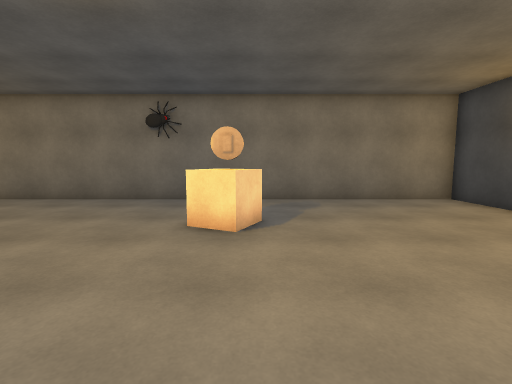
[1] (above)

15 first-person views from a walk through a Unity game level. The camera is 1.4 m above the floor, tilts 6° down and sees 85° across. Doors are open. The floor is counted in squares, 1 m on a side. Each view is taken from the middle of a square. On the plan, view 1 faces up. The plan holds only what a view shows up to about 14 squares ahead; the rest is blank. The place goes on beyond the plan. The player is left out. Some animated figures are not drawn. Surface patterns are stand-ins for the level's own textures.

[2]
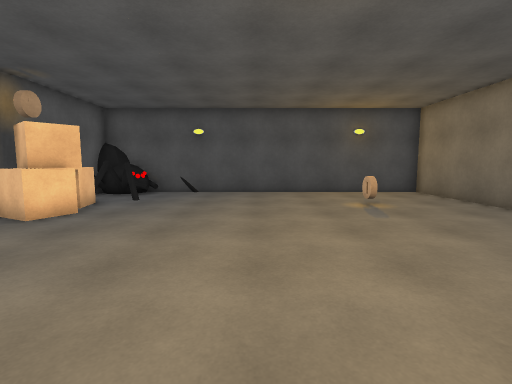

[3]
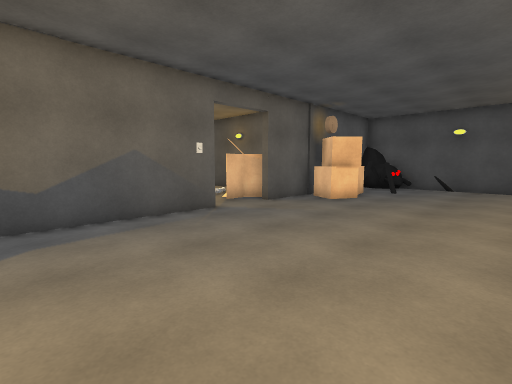

[4]
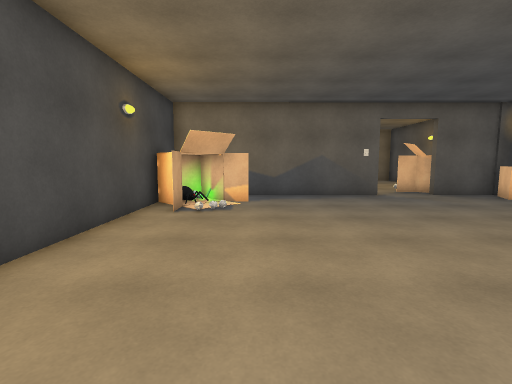

[5]
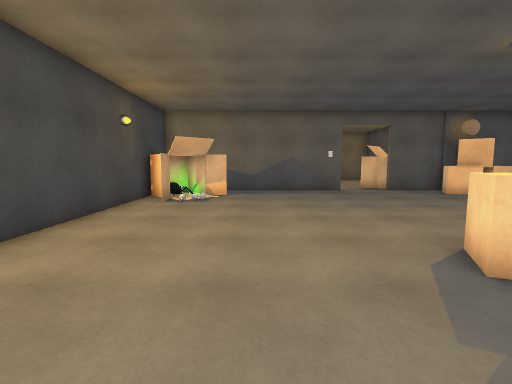

[6]
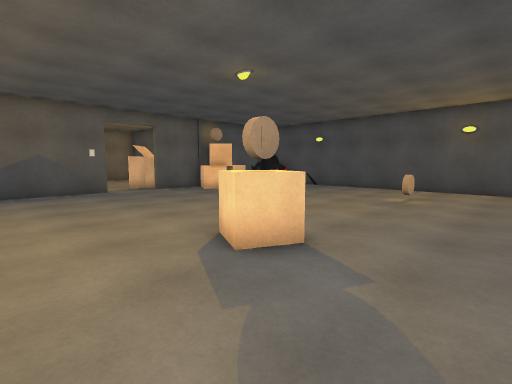

[7]
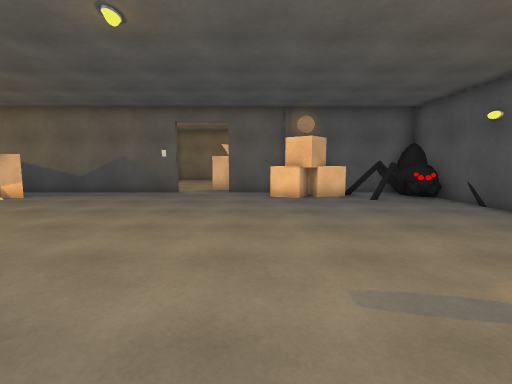

[8]
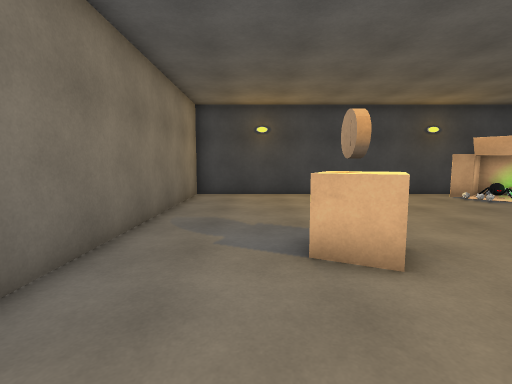

[9]
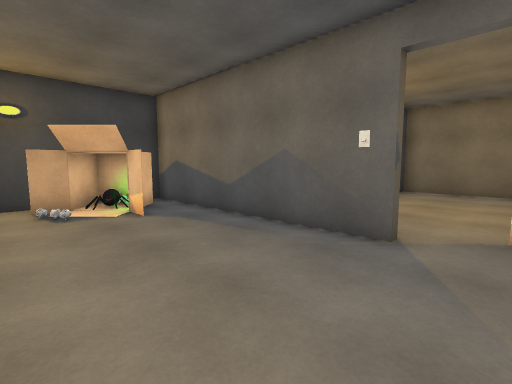

[10]
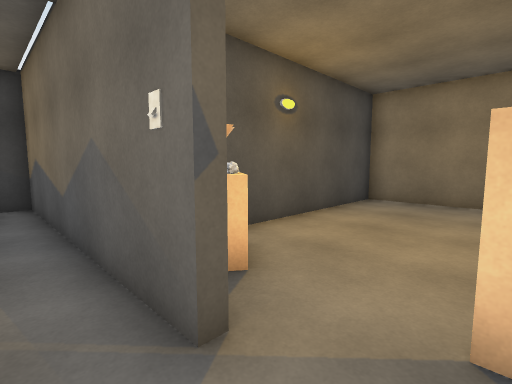

[11]
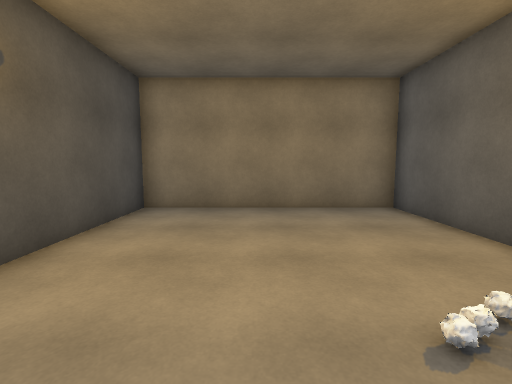

[12]
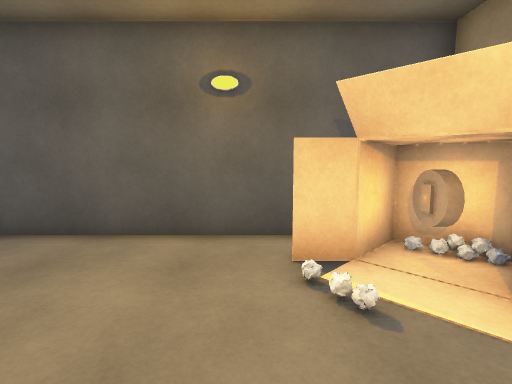

[13]
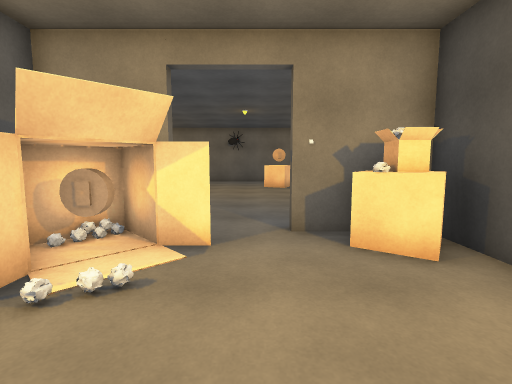

[14]
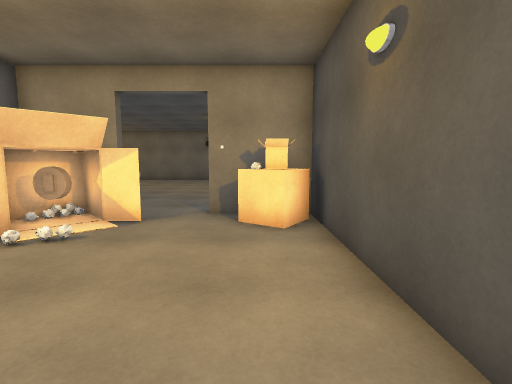

[15]
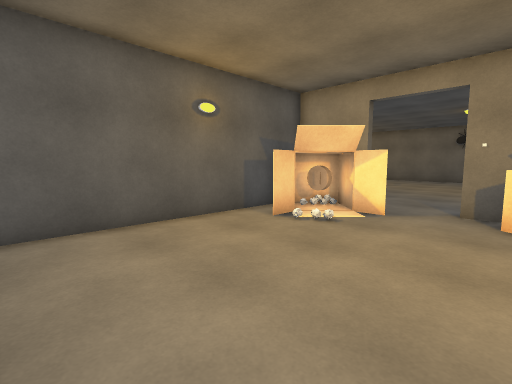

### Floor plan
Ten units are one square. View 1 is at (0, 0); x grows to the right and y downward. Boxes are objects, and circles mark ways between rooms. Rooms are numbered by the first view taken in them; rooms with no view inside come last. Other rooms are left out.
<svg viewBox="-130 -112 210 253">
<path fill="none" stroke="#000" d="M-6 41 75 41 75 -107 -123 -107 -123 5M-123 24 -123 30 -117 35 -116 41 -37 41M-118 34 -116 38M-63 59 -63 136 15 136 15 44 -6 44"/>
<rect x="-125" y="15" width="10" height="10" fill="#bbb"><title>other object</title></rect>
<rect x="-125" y="5" width="10" height="10" fill="#bbb"><title>other object</title></rect>
<rect x="-115" y="35" width="20" height="20" fill="#bbb"><title>other object</title></rect>
<rect x="-115" y="25" width="10" height="10" fill="#bbb"><title>other object</title></rect>
<rect x="-105" y="25" width="20" height="10" fill="#bbb"><title>other object</title></rect>
<rect x="-105" y="15" width="10" height="10" fill="#bbb"><title>other object</title></rect>
<rect x="-85" y="25" width="20" height="10" fill="#bbb"><title>other object</title></rect>
<rect x="-85" y="-75" width="10" height="10" fill="#bbb"><title>other object</title></rect>
<rect x="-75" y="15" width="20" height="20" fill="#bbb"><title>other object</title></rect>
<rect x="-15" y="35" width="10" height="10" fill="#bbb"><title>other object</title></rect>
<rect x="-15" y="-75" width="20" height="20" fill="#bbb"><title>other object</title></rect>
<rect x="45" y="-5" width="30" height="40" fill="#bbb"><title>other object</title></rect>
<rect x="65" y="15" width="10" height="10" fill="#bbb"><title>other object</title></rect>
<rect x="-65" y="45" width="40" height="10" fill="#bbb"><title>other object</title></rect>
<rect x="-55" y="65" width="10" height="10" fill="#bbb"><title>other object</title></rect>
<rect x="-55" y="55" width="20" height="10" fill="#bbb"><title>other object</title></rect>
<rect x="-5" y="55" width="10" height="10" fill="#bbb"><title>other object</title></rect>
<rect x="-5" y="45" width="10" height="10" fill="#bbb"><title>other object</title></rect>
<rect x="5" y="55" width="10" height="10" fill="#bbb"><title>other object</title></rect>
<circle cx="-25" cy="40" r="3" fill="#2a7"/>
<text x="-20" y="-30">1</text>
<text x="-20" y="90">2</text>
</svg>
Room 1 opens to room 2.

Where each view was taken, in squares from view 1:
view 1: 0 up, 0 right, facing up
view 2: 3 up, 1 right, facing left
view 3: 3 up, 4 right, facing down-left
view 4: 8 up, 4 right, facing down
view 5: 10 up, 3 right, facing down
view 6: 10 up, 3 right, facing down-left
view 7: 9 up, 5 left, facing down
view 8: 8 up, 5 left, facing right
view 9: 1 up, 3 left, facing down-right
view 10: 3 down, 3 left, facing down-right
view 11: 5 down, 2 left, facing down
view 12: 8 down, 1 left, facing left
view 13: 10 down, 2 left, facing up
view 14: 12 down, 0 right, facing up
view 15: 13 down, 0 right, facing up-left
